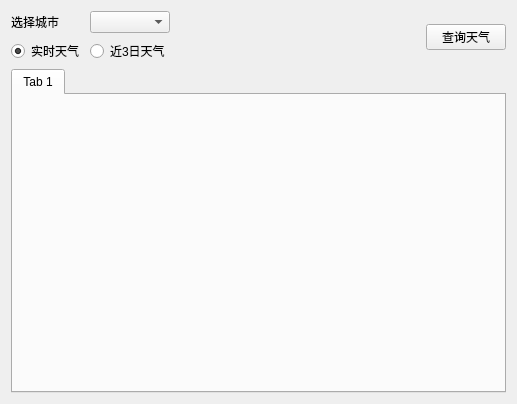
<?xml version="1.0" encoding="UTF-8"?>
<ui version="4.0">
 <class>Form</class>
 <widget class="QWidget" name="Form">
  <property name="geometry">
   <rect>
    <x>0</x>
    <y>0</y>
    <width>517</width>
    <height>404</height>
   </rect>
  </property>
  <property name="windowTitle">
   <string>微信公众号：学点编程吧：天气查询</string>
  </property>
  <property name="statusTip">
   <string/>
  </property>
  <layout class="QVBoxLayout" name="verticalLayout">
   <item>
    <layout class="QHBoxLayout" name="horizontalLayout">
     <item>
      <layout class="QFormLayout" name="formLayout">
       <item row="0" column="0">
        <widget class="QLabel" name="label">
         <property name="text">
          <string>选择城市</string>
         </property>
        </widget>
       </item>
       <item row="0" column="1">
        <widget class="QComboBox" name="comboBox"/>
       </item>
       <item row="1" column="0">
        <widget class="QRadioButton" name="radioButton">
         <property name="text">
          <string>实时天气</string>
         </property>
         <property name="checked">
          <bool>true</bool>
         </property>
        </widget>
       </item>
       <item row="1" column="1">
        <widget class="QRadioButton" name="radioButton_2">
         <property name="text">
          <string>近3日天气</string>
         </property>
         <property name="checkable">
          <bool>true</bool>
         </property>
         <property name="checked">
          <bool>false</bool>
         </property>
        </widget>
       </item>
      </layout>
     </item>
     <item>
      <spacer name="horizontalSpacer">
       <property name="orientation">
        <enum>Qt::Horizontal</enum>
       </property>
       <property name="sizeHint" stdset="0">
        <size>
         <width>40</width>
         <height>20</height>
        </size>
       </property>
      </spacer>
     </item>
     <item>
      <widget class="QPushButton" name="pushButton">
       <property name="text">
        <string>查询天气</string>
       </property>
      </widget>
     </item>
    </layout>
   </item>
   <item>
    <widget class="QTabWidget" name="tabWidget">
     <property name="currentIndex">
      <number>0</number>
     </property>
     <widget class="QWidget" name="tab">
      <attribute name="title">
       <string>Tab 1</string>
      </attribute>
     </widget>
    </widget>
   </item>
  </layout>
 </widget>
 <resources/>
 <connections/>
</ui>
